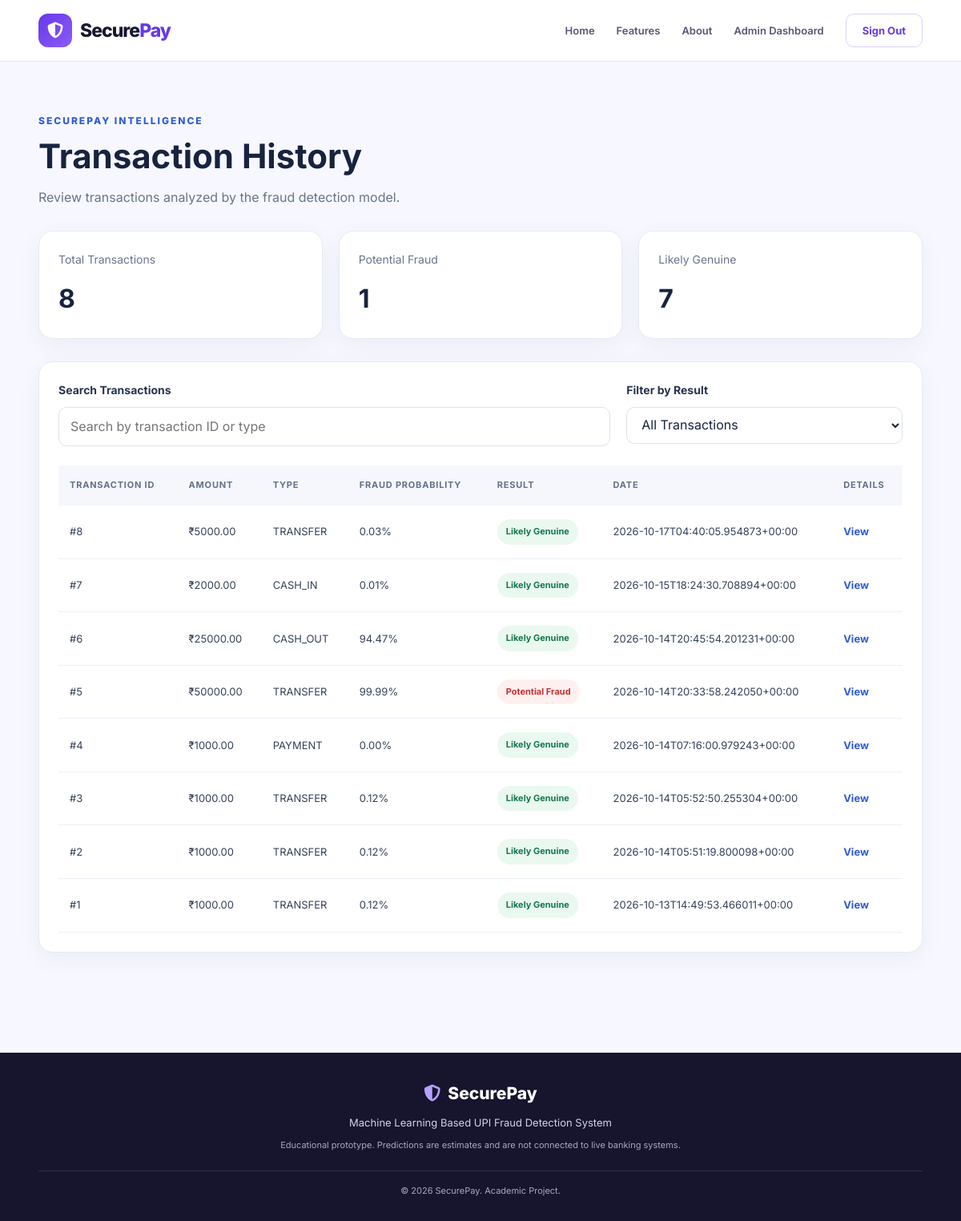
Screenshot of /history (signed in) with the database file from the repository.
### tables this page shows
CREATE TABLE transactions (
                id INTEGER PRIMARY KEY AUTOINCREMENT,
                amount REAL NOT NULL,
                transaction_type TEXT NOT NULL,
                step INTEGER NOT NULL,
                oldbalance_org REAL NOT NULL,
                newbalance_org REAL NOT NULL,
                oldbalance_dest REAL NOT NULL,
                newbalance_dest REAL NOT NULL,
                fraud_probability REAL NOT NULL,
                threshold REAL NOT NULL,
                prediction TEXT NOT NULL,
                created_at TEXT NOT NULL
            , user_id INTEGER
                    REFERENCES users(id) ON DELETE SET NULL);

### app.py (the view, shortened to what this page needs)
@app.get("/history")
@login_required
def history_page():
    user = current_user()
    with get_connection() as connection:
        if user["role"] == "admin":
            rows = connection.execute("""
                SELECT *
                FROM transactions
                ORDER BY id DESC
                LIMIT 100
            """).fetchall()
    transactions = []
    for index, row in enumerate(rows, start=1):
        transaction = enrich_transaction(row)
        transaction["display_number"] = index
        transactions.append(transaction)
    fraud_count = sum(
        transaction["prediction"] == "Potential Fraud"
        for transaction in transactions
    )
    legitimate_count = sum(
        transaction["prediction"] == "Likely Genuine"
        for transaction in transactions
    )
    return render_template(
        "history.html",
        active_page="history",
        transactions=transactions,
        fraud_count=fraud_count,
        legitimate_count=legitimate_count
    )

### app.py (called while the page is built, shortened)
def get_connection():
    connection = sqlite3.connect(DATABASE_PATH, timeout=30)
    connection.row_factory = sqlite3.Row
    connection.execute("PRAGMA foreign_keys = ON")
    return connection

def current_user():
    if hasattr(g, "current_user"):
        return g.current_user
    user_id = session.get("user_id")
    if not user_id:
        g.current_user = None
        return None
    with get_connection() as connection:
        user = connection.execute("""
            SELECT id, username, email, role, is_active
            FROM users
            WHERE id = ?
        """, (user_id,)).fetchone()
    if user is None or not user["is_active"]:
        session.clear()
        g.current_user = None
        return None
    g.current_user = dict(user)
    return g.current_user

def login_required(view):
    @wraps(view)
    def wrapped_view(*args, **kwargs):
        user = current_user()
        return view(*args, **kwargs)
    return wrapped_view

@app.context_processor
def inject_template_values():
    if "_csrf_token" not in session:
        session["_csrf_token"] = secrets.token_urlsafe(32)
    return {
        "csrf_token": session["_csrf_token"],
        "logged_in_user": current_user()
    }

def enrich_transaction(row):
    transaction = dict(row)
    transaction["transaction_id"] = transaction["id"]
    transaction["risk_score"] = round(
        transaction["fraud_probability"] * 100, 2
    )
    transaction["probability"] = transaction["risk_score"]
    transaction["result"] = transaction["prediction"]
    transaction["type"] = transaction["transaction_type"]
    return transaction

### templates/history.html (shortened to what this page needs)
{% extends "base.html" %}
{% block styles %}
<link rel="stylesheet" href="{{ url_for('static', filename='css/history.css') }}">
{% endblock %}
{% block content %}
<section class="history-page">
    <div class="page-heading">
        <p class="eyebrow">SECUREPAY INTELLIGENCE</p>
        <h1>Transaction History</h1>
        <p>Review transactions analyzed by the fraud detection model.</p>
    </div>
    <div class="history-summary">
        <div class="summary-card">
            <span>Total Transactions</span>
            <strong>{{ transactions|length }}</strong>
        </div>
        <div class="summary-card">
            <span>Potential Fraud</span>
            <strong>{{ fraud_count|default(0) }}</strong>
        </div>
        <div class="summary-card">
            <span>Likely Genuine</span>
            <strong>{{ legitimate_count|default(0) }}</strong>
        </div>
    </div>
    <div class="history-card">
        <div class="history-toolbar">
            <div class="form-group">
                <label for="historySearch">Search Transactions</label>
                <input
                    type="search"
                    id="historySearch"
                    placeholder="Search by transaction ID or type"
                >
            </div>
            <div class="form-group">
                <label for="historyFilter">Filter by Result</label>
                <select id="historyFilter">
                    <option value="all">All Transactions</option>
                </select>
            </div>
        </div>
        <div class="table-responsive">
            <table class="history-table">
                <thead>
                    <tr>
                        <th>Transaction ID</th>
                        <th>Amount</th>
                        <th>Type</th>
                        <th>Fraud Probability</th>
                        <th>Result</th>
                        <th>Date</th>
                        <th>Details</th>
                    </tr>
                </thead>
                <tbody id="historyTableBody">
                    {% for transaction in transactions %}
                    {% set tx_result = transaction.prediction|default(transaction.result|default('Likely Genuine')) %}
                    {% set tx_type = transaction.transaction_type|default(transaction.type|default('N/A')) %}
                    {% set tx_id = transaction.id|default(transaction.transaction_id|default('N/A')) %}
                    {% set tx_probability = transaction.fraud_probability|default(transaction.risk_score|default(transaction.probability|default(0))) %}
                    <tr
                        data-transaction-row
                        data-prediction="{{ 'fraud' if 'fraud' in tx_result|string|lower or 'potential' in tx_result|string|lower else 'genuine' }}"
                    >
                    <td>#{{ tx_id }}</td>
                        <td>
                            ₹{{ "%.2f"|format(transaction.amount|default(0)|float) }}
                        </td>
                        <td>{{ tx_type }}</td>
                        <td>
                            {% if tx_probability|float <= 1 %}
                                {{ "%.2f"|format(tx_probability|float * 100) }}%
                            {% else %}
                                {{ "%.2f"|format(tx_probability|float) }}%
                            {% endif %}
                        </td>
                        <td>
                            <span class="status-badge {{ 'status-fraud' if 'fraud' in tx_result|string|lower or 'potential' in tx_result|string|lower else 'status-genuine' }}">
                                {{ tx_result }}
                            </span>
                        </td>
                        <td>
                            {{ transaction.created_at|default(transaction.timestamp|default('N/A')) }}
                        </td>
                        <td>
                            <a
                                href="{{ url_for('transaction_details_page', transaction_id=tx_id) }}"
                                class="details-link"
                            >
                                View
                            </a>
                        </td>
                    </tr>
                    {% else %}
                    <tr>
                        <td colspan="7" class="empty-state">
                            No transactions found. Analyze a transaction to see it here.
                        </td>
                    </tr>
                    {% endfor %}
                </tbody>
            </table>
        </div>
    </div>
</section>
{% endblock %}

### templates/base.html (shortened to what this page needs)
<!DOCTYPE html>
<html lang="en">
<head>
    <link
        rel="stylesheet"
        href="https://cdnjs.cloudflare.com/ajax/libs/font-awesome/6.5.2/css/all.min.css"
    >
    <link
        rel="stylesheet"
        href="{{ url_for('static', filename='css/style.css') }}"
    >
    {% block styles %}{% endblock %}
</head>
<body>
    <header class="site-header">
        <div class="nav-container">
            <a href="{{ url_for('home') }}" class="brand">
                <span class="brand-icon">
                    <i class="fa-solid fa-shield-halved"></i>
                </span>
                <span class="brand-name">
                    Secure<span>Pay</span>
                </span>
            </a>
            <nav class="main-navigation" id="mainNavigation">
                <a href="{{ url_for('home') }}">Home</a>
                <a href="{{ url_for('home') }}#features">Features</a>
                <a href="{{ url_for('home') }}#how-it-works">About</a>
                {% if logged_in_user %}
                    {% if logged_in_user.role == 'admin' %}
                        <a href="{{ url_for('admin_dashboard_page') }}">
                            Admin Dashboard
                        </a>
                    {% else %}
                        <a href="{{ url_for('dashboard_page') }}">
                            Dashboard
                        </a>
                    {% endif %}
                    <form
                        method="POST"
                        action="{{ url_for('logout_page') }}"
                        class="nav-logout-form"
                    >
                        <button type="submit" class="nav-button nav-button-outline">
                            Sign Out
                        </button>
                    </form>
                {% endif %}
            </nav>
        </div>
    </header>
    <main class="main-content">
        {% block content %}{% endblock %}
    </main>
    <footer class="site-footer">
        <div class="footer-container">
            <div class="footer-brand">
                <i class="fa-solid fa-shield-halved"></i>
                SecurePay
            </div>
            <p>
                Machine Learning Based UPI Fraud Detection System
            </p>
            <p class="footer-disclaimer">
                Educational prototype. Predictions are estimates and are
                not connected to live banking systems.
            </p>
            <p class="footer-copyright">
                &copy; 2026 SecurePay. Academic Project.
            </p>
        </div>
    </footer>
</body>
</html>

### static/css/style.css (style rules this page uses)
:root { --primary: #6738e8; --primary-dark: #4f27c9; --secondary: #ff668e; --background: #f7f8ff; --surface: #ffffff; --text: #17182f; --muted: #6e718b; --border: #e7e8f2; --success: #16845b; --danger: #c93650; --radius: 16px; --shadow: 0 12px 35px rgba(36, 30, 85, 0.09); }
* { margin: 0; padding: 0; box-sizing: border-box; }
html { scroll-behavior: smooth; scroll-padding-top: 90px; }
body { min-height: 100vh; display: flex; flex-direction: column; background: var(--background); color: var(--text); font-family: "Inter", Arial, sans-serif; line-height: 1.6; }
a { color: inherit; text-decoration: none; }
button, input, select, textarea { font: inherit; }
button, a { -webkit-tap-highlight-color: transparent; }
.main-content { flex: 1; width: 100%; min-width: 0; }
.site-header { position: sticky; top: 0; z-index: 1000; width: 100%; background: rgba(255, 255, 255, 0.96); border-bottom: 1px solid var(--border); backdrop-filter: blur(14px); }
.nav-container { width: min(1200px, 92%); min-height: 76px; margin: 0 auto; display: flex; align-items: center; justify-content: space-between; gap: 24px; }
.brand { display: inline-flex; align-items: center; gap: 10px; flex-shrink: 0; }
.brand-icon { width: 42px; height: 42px; display: grid; place-items: center; border-radius: 12px; background: linear-gradient(135deg, var(--primary), #8b5cf6); color: white; font-size: 20px; }
.brand-name { color: var(--text); font-size: 23px; font-weight: 800; letter-spacing: -1px; }
.brand-name span { color: var(--primary); }
.main-navigation { display: flex; align-items: center; justify-content: flex-end; gap: 27px; }
.main-navigation > a:not(.nav-button) { color: #555773; font-size: 13px; font-weight: 600; transition: color 0.2s ease; }
.nav-button { min-height: 42px; padding: 10px 20px; display: inline-flex; align-items: center; justify-content: center; border: 1px solid transparent; border-radius: 10px; font-size: 13px; font-weight: 700; cursor: pointer; transition: transform 0.2s ease, background 0.2s ease, box-shadow 0.2s ease; }
.nav-button-outline { border-color: #d9d3f7; background: white; color: var(--primary); }
.nav-logout-form { display: inline-flex; margin: 0; }
.site-footer { margin-top: 60px; padding: 34px 0 20px; border-top: 1px solid var(--border); background: #17142d; color: #ffffff; }
.footer-container { width: min(1200px, 92%); margin: 0 auto; text-align: center; }
.footer-brand { display: inline-flex; align-items: center; gap: 9px; margin-bottom: 10px; font-size: 21px; font-weight: 800; }
.footer-brand i { color: #b6a1ff; }
.footer-container > p { margin-bottom: 9px; color: #d4d0e7; font-size: 13px; }
.footer-container .footer-disclaimer { color: #aaa4c6; font-size: 11px; }
.footer-container .footer-copyright { margin-top: 22px; padding-top: 16px; border-top: 1px solid rgba(255, 255, 255, 0.12); color: #aaa4c6; font-size: 11px; }

### rows the page displays
transactions: id "8", amount "5000.00", transaction_type "TRANSFER", tx_probability|float*100 "0.03", prediction "Likely Genuine"
transactions: id "7", amount "2000.00", transaction_type "CASH_IN", tx_probability|float*100 "0.01", prediction "Likely Genuine"
transactions: id "6", amount "25000.00", transaction_type "CASH_OUT", tx_probability|float*100 "94.47", prediction "Likely Genuine"
transactions: id "5", amount "50000.00", transaction_type "TRANSFER", tx_probability|float*100 "99.99", prediction "Potential Fraud"
transactions: id "4", amount "1000.00", transaction_type "PAYMENT", tx_probability|float*100 "0.00", prediction "Likely Genuine"
transactions: id "3", amount "1000.00", transaction_type "TRANSFER", tx_probability|float*100 "0.12", prediction "Likely Genuine"
transactions: id "2", amount "1000.00", transaction_type "TRANSFER", tx_probability|float*100 "0.12", prediction "Likely Genuine"
transactions: id "1", amount "1000.00", transaction_type "TRANSFER", tx_probability|float*100 "0.12", prediction "Likely Genuine"

### other values shown
{{ transactions|length }} "8"
{{ fraud_count|default(0) }} "1"
{{ legitimate_count|default(0) }} "7"
